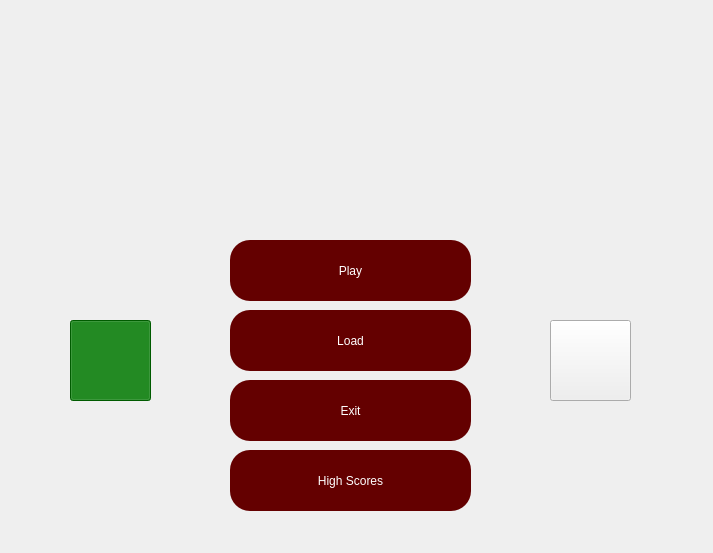
<?xml version="1.0" encoding="UTF-8"?>
<ui version="4.0">
 <class>Menu</class>
 <widget class="QWidget" name="Menu">
  <property name="geometry">
   <rect>
    <x>0</x>
    <y>0</y>
    <width>713</width>
    <height>553</height>
   </rect>
  </property>
  <property name="windowTitle">
   <string>Form</string>
  </property>
  <property name="styleSheet">
   <string notr="true"/>
  </property>
  <widget class="QPushButton" name="btnStart">
   <property name="geometry">
    <rect>
     <x>230</x>
     <y>240</y>
     <width>241</width>
     <height>61</height>
    </rect>
   </property>
   <property name="cursor">
    <cursorShape>CrossCursor</cursorShape>
   </property>
   <property name="toolTip">
    <string/>
   </property>
   <property name="whatsThis">
    <string/>
   </property>
   <property name="styleSheet">
    <string notr="true">font: 30pt &quot;Anatolian&quot;;
background-color: rgb(100,0,0);
border-color:white;
border-radius:20px;
color:white;</string>
   </property>
   <property name="text">
    <string>Play</string>
   </property>
   <property name="iconSize">
    <size>
     <width>32</width>
     <height>32</height>
    </size>
   </property>
   <property name="flat">
    <bool>false</bool>
   </property>
  </widget>
  <widget class="QPushButton" name="btnLoad">
   <property name="geometry">
    <rect>
     <x>230</x>
     <y>310</y>
     <width>241</width>
     <height>61</height>
    </rect>
   </property>
   <property name="palette">
    <palette>
     <active>
      <colorrole role="WindowText">
       <brush brushstyle="SolidPattern">
        <color alpha="255">
         <red>255</red>
         <green>255</green>
         <blue>255</blue>
        </color>
       </brush>
      </colorrole>
      <colorrole role="Button">
       <brush brushstyle="SolidPattern">
        <color alpha="255">
         <red>100</red>
         <green>0</green>
         <blue>0</blue>
        </color>
       </brush>
      </colorrole>
      <colorrole role="Text">
       <brush brushstyle="SolidPattern">
        <color alpha="255">
         <red>255</red>
         <green>255</green>
         <blue>255</blue>
        </color>
       </brush>
      </colorrole>
      <colorrole role="ButtonText">
       <brush brushstyle="SolidPattern">
        <color alpha="255">
         <red>255</red>
         <green>255</green>
         <blue>255</blue>
        </color>
       </brush>
      </colorrole>
      <colorrole role="Base">
       <brush brushstyle="SolidPattern">
        <color alpha="255">
         <red>100</red>
         <green>0</green>
         <blue>0</blue>
        </color>
       </brush>
      </colorrole>
      <colorrole role="Window">
       <brush brushstyle="SolidPattern">
        <color alpha="255">
         <red>100</red>
         <green>0</green>
         <blue>0</blue>
        </color>
       </brush>
      </colorrole>
     </active>
     <inactive>
      <colorrole role="WindowText">
       <brush brushstyle="SolidPattern">
        <color alpha="255">
         <red>255</red>
         <green>255</green>
         <blue>255</blue>
        </color>
       </brush>
      </colorrole>
      <colorrole role="Button">
       <brush brushstyle="SolidPattern">
        <color alpha="255">
         <red>100</red>
         <green>0</green>
         <blue>0</blue>
        </color>
       </brush>
      </colorrole>
      <colorrole role="Text">
       <brush brushstyle="SolidPattern">
        <color alpha="255">
         <red>255</red>
         <green>255</green>
         <blue>255</blue>
        </color>
       </brush>
      </colorrole>
      <colorrole role="ButtonText">
       <brush brushstyle="SolidPattern">
        <color alpha="255">
         <red>255</red>
         <green>255</green>
         <blue>255</blue>
        </color>
       </brush>
      </colorrole>
      <colorrole role="Base">
       <brush brushstyle="SolidPattern">
        <color alpha="255">
         <red>100</red>
         <green>0</green>
         <blue>0</blue>
        </color>
       </brush>
      </colorrole>
      <colorrole role="Window">
       <brush brushstyle="SolidPattern">
        <color alpha="255">
         <red>100</red>
         <green>0</green>
         <blue>0</blue>
        </color>
       </brush>
      </colorrole>
     </inactive>
     <disabled>
      <colorrole role="WindowText">
       <brush brushstyle="SolidPattern">
        <color alpha="255">
         <red>255</red>
         <green>255</green>
         <blue>255</blue>
        </color>
       </brush>
      </colorrole>
      <colorrole role="Button">
       <brush brushstyle="SolidPattern">
        <color alpha="255">
         <red>100</red>
         <green>0</green>
         <blue>0</blue>
        </color>
       </brush>
      </colorrole>
      <colorrole role="Text">
       <brush brushstyle="SolidPattern">
        <color alpha="255">
         <red>255</red>
         <green>255</green>
         <blue>255</blue>
        </color>
       </brush>
      </colorrole>
      <colorrole role="ButtonText">
       <brush brushstyle="SolidPattern">
        <color alpha="255">
         <red>255</red>
         <green>255</green>
         <blue>255</blue>
        </color>
       </brush>
      </colorrole>
      <colorrole role="Base">
       <brush brushstyle="SolidPattern">
        <color alpha="255">
         <red>100</red>
         <green>0</green>
         <blue>0</blue>
        </color>
       </brush>
      </colorrole>
      <colorrole role="Window">
       <brush brushstyle="SolidPattern">
        <color alpha="255">
         <red>100</red>
         <green>0</green>
         <blue>0</blue>
        </color>
       </brush>
      </colorrole>
     </disabled>
    </palette>
   </property>
   <property name="cursor">
    <cursorShape>CrossCursor</cursorShape>
   </property>
   <property name="styleSheet">
    <string notr="true">font: 30pt &quot;Anatolian&quot;;
background-color: rgb(100,0,0);
border-color:white;
border-radius:20px;
color:white;</string>
   </property>
   <property name="text">
    <string>Load</string>
   </property>
  </widget>
  <widget class="QPushButton" name="btnExit">
   <property name="geometry">
    <rect>
     <x>230</x>
     <y>380</y>
     <width>241</width>
     <height>61</height>
    </rect>
   </property>
   <property name="cursor">
    <cursorShape>CrossCursor</cursorShape>
   </property>
   <property name="layoutDirection">
    <enum>Qt::RightToLeft</enum>
   </property>
   <property name="styleSheet">
    <string notr="true">font: 30pt &quot;Anatolian&quot;;
background-color: rgb(100,0,0);
border-color:white;
border-radius:20px;
color:white;
</string>
   </property>
   <property name="text">
    <string>Exit</string>
   </property>
   <property name="iconSize">
    <size>
     <width>0</width>
     <height>0</height>
    </size>
   </property>
  </widget>
  <widget class="QLabel" name="lblLogo">
   <property name="geometry">
    <rect>
     <x>90</x>
     <y>10</y>
     <width>541</width>
     <height>201</height>
    </rect>
   </property>
   <property name="text">
    <string/>
   </property>
   <property name="pixmap">
    <pixmap resource="resources.qrc">:/images/logo.png</pixmap>
   </property>
  </widget>
  <widget class="QPushButton" name="btnSingle">
   <property name="geometry">
    <rect>
     <x>70</x>
     <y>320</y>
     <width>81</width>
     <height>81</height>
    </rect>
   </property>
   <property name="styleSheet">
    <string notr="true">QPushButton:checked {
	background-color:green;
}</string>
   </property>
   <property name="text">
    <string/>
   </property>
   <property name="icon">
    <iconset resource="resources.qrc">
     <normaloff>:/images/player.png</normaloff>:/images/player.png</iconset>
   </property>
   <property name="iconSize">
    <size>
     <width>64</width>
     <height>64</height>
    </size>
   </property>
   <property name="checkable">
    <bool>true</bool>
   </property>
   <property name="checked">
    <bool>true</bool>
   </property>
  </widget>
  <widget class="QPushButton" name="btnMulti">
   <property name="geometry">
    <rect>
     <x>550</x>
     <y>320</y>
     <width>81</width>
     <height>81</height>
    </rect>
   </property>
   <property name="styleSheet">
    <string notr="true">QPushButton:checked {
	background-color:green;
}</string>
   </property>
   <property name="text">
    <string/>
   </property>
   <property name="icon">
    <iconset resource="resources.qrc">
     <normaloff>:/images/multi.png</normaloff>:/images/multi.png</iconset>
   </property>
   <property name="iconSize">
    <size>
     <width>64</width>
     <height>64</height>
    </size>
   </property>
   <property name="checkable">
    <bool>true</bool>
   </property>
   <property name="checked">
    <bool>false</bool>
   </property>
  </widget>
  <widget class="QPushButton" name="btnHighScores">
   <property name="geometry">
    <rect>
     <x>230</x>
     <y>450</y>
     <width>241</width>
     <height>61</height>
    </rect>
   </property>
   <property name="cursor">
    <cursorShape>CrossCursor</cursorShape>
   </property>
   <property name="layoutDirection">
    <enum>Qt::RightToLeft</enum>
   </property>
   <property name="styleSheet">
    <string notr="true">font: 30pt &quot;Anatolian&quot;;
background-color: rgb(100,0,0);
border-color:white;
border-radius:20px;
color:white;
</string>
   </property>
   <property name="text">
    <string>High Scores</string>
   </property>
   <property name="iconSize">
    <size>
     <width>0</width>
     <height>0</height>
    </size>
   </property>
  </widget>
 </widget>
 <resources>
  <include location="resources.qrc"/>
 </resources>
 <connections/>
</ui>
